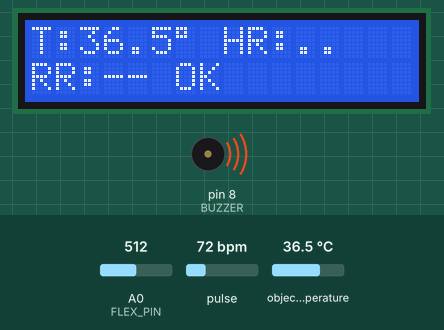
Bench run of a sketch on a simulated Arduino Uno, built with avr-gcc and run on an emulated ATmega328P. On the bench: 16×2 character LCD, buzzer (waves = sounding, pin HIGH). The inputs (shaded band) are chosen by the test bench; at power-on: pulse 72 bpm, object temperature 36.5 °C, A0 (FLEX_PIN) = 512. What the sketch prints to the serial monitor is not drawn.

Above: at 7.6 s.
7.7 s: pulse set to 119 bpm
At 9.3 s:
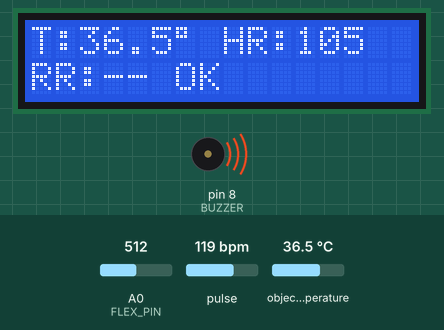
11.0 s: pulse set to 123 bpm
At 12.3 s:
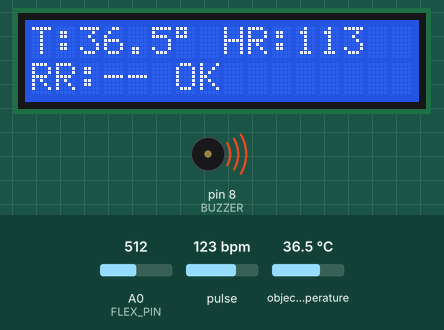
14.0 s: object temperature set to 20 °C
At 15.9 s:
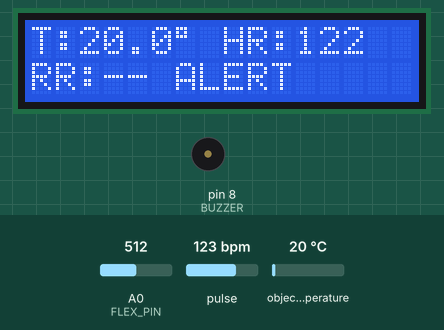
17.0 s: object temperature set to 26 °C
At 18.6 s:
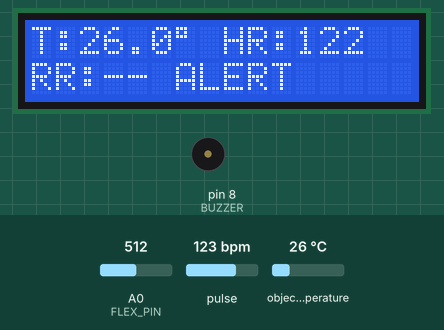
Timing chart, 0 to 20.0 s (numbered marks = the images above; inputs shaded):
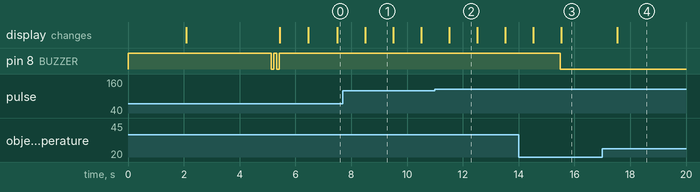

Measured:
- after the input at 7.7 s, the display: changes after 0.81 s (image 1)
- after the input at 11.0 s, the display: changes after 0.52 s (image 2)
- after the input at 17.0 s, the display: changes after 0.53 s (image 4)
- what the display in image 1 shows lasts 1.0 s, from 8.5 s to 9.5 s

The sketch:

vital_monitor.ino
```cpp
/*
 * VitalSync - Vital Sign Monitor Firmware
 *
 * Reads temperature (MLX90614), heart rate (MAX30102), and respiration rate
 * (flex sensor) from non-invasive sensors. Displays on LCD, triggers buzzer
 * alerts, and outputs serial data for cloud transmission.
 *
 * Board: Arduino Uno R4 WiFi
 * Baud:  115200
 */

#include <Wire.h>
#include <LiquidCrystal_I2C.h>
#include <Adafruit_MLX90614.h>
#include "MAX30105.h"

// --- Peripherals ---
LiquidCrystal_I2C lcd(0x27, 16, 2);
Adafruit_MLX90614 mlx = Adafruit_MLX90614();
MAX30105 particleSensor;

// --- Pin Definitions ---
#define FLEX_PIN A0
#define BUZZER   8

// --- Heart Rate Detection ---
long prevIR = 0;
long smoothDiff = 0;
bool pulseHigh = false;
unsigned long lastBeatMs = 0;
unsigned long lastValidHRMs = 0;
bool wasFinger = false;

const byte RATE_SIZE = 8;
int rates[RATE_SIZE];
byte rateSpot = 0;
int beatAvg = 0;

// --- Respiration Detection ---
int flexBaseline = 0;
bool inhaling = false;
unsigned long lastBreathMs = 0;
unsigned long breathIntervals[5] = {0, 0, 0, 0, 0};
byte breathIdx = 0;
int respRate = 0;
unsigned long lastValidRRMs = 0;

// --- Timing ---
unsigned long lastReportMs = 0;

// --- Alert Thresholds ---
const float TEMP_HIGH = 37.8;
const float TEMP_LOW  = 30.0;
const int HR_HIGH = 120;
const int HR_LOW  = 50;
const int RR_HIGH = 25;
const int RR_LOW  = 8;

void setup() {
  Serial.begin(115200);
  pinMode(BUZZER, OUTPUT);
  digitalWrite(BUZZER, HIGH); // OFF (low-level trigger)

  delay(2000);
  Serial.println("=== VitalSync Monitor ===");
  Wire.begin();

  // Initialize LCD
  lcd.init();
  lcd.backlight();
  lcd.print("VitalSync");
  lcd.setCursor(0, 1);
  lcd.print("Starting...");

  // Initialize MLX90614 (must be first to set I2C speed before MAX30102)
  if (!mlx.begin()) {
    Serial.println("MLX FAIL");
    lcd.clear();
    lcd.print("MLX FAIL");
    while (1);
  }
  Serial.println("MLX OK");

  // Initialize MAX30102 at standard I2C speed (100 kHz)
  // Using 400 kHz causes MLX90614 to return NaN
  if (!particleSensor.begin(Wire, I2C_SPEED_STANDARD)) {
    Serial.println("MAX FAIL");
    lcd.clear();
    lcd.print("MAX FAIL");
    while (1);
  }
  // Low LED power (0x06) prevents ADC saturation at 262143
  particleSensor.setup(0x06, 8, 2, 100, 411, 4096);
  particleSensor.setPulseAmplitudeRed(0x06);
  particleSensor.setPulseAmplitudeIR(0x06);
  particleSensor.setPulseAmplitudeGreen(0);
  Serial.println("MAX OK");

  // Warm up MAX30102 (stabilize IR readings)
  for (int i = 0; i < 100; i++) {
    prevIR = particleSensor.getIR();
    delay(10);
  }

  // Calibrate flex sensor baseline (keep sensor flat during this phase)
  long sum = 0;
  for (int i = 0; i < 50; i++) {
    sum += analogRead(FLEX_PIN);
    delay(20);
  }
  flexBaseline = sum / 50;
  Serial.print("Flex baseline: ");
  Serial.println(flexBaseline);

  // Buzzer self-test (two short beeps)
  digitalWrite(BUZZER, LOW);
  delay(100);
  digitalWrite(BUZZER, HIGH);
  delay(100);
  digitalWrite(BUZZER, LOW);
  delay(100);
  digitalWrite(BUZZER, HIGH);
  Serial.println("BUZZER OK");

  lcd.clear();
  lcd.print("Ready!");
  delay(1000);
  lcd.clear();
}

// Reset heart rate buffer when finger is removed and replaced
void resetHR() {
  beatAvg = 0;
  rateSpot = 0;
  lastBeatMs = 0;
  lastValidHRMs = 0;
  smoothDiff = 0;
  pulseHigh = false;
  for (byte i = 0; i < RATE_SIZE; i++) rates[i] = 0;
}

void loop() {
  // --------------------------------------------------
  // Heart Rate: polled every iteration (no delay)
  // Uses derivative-based beat detection to handle
  // IR baseline drift that breaks library detection
  // --------------------------------------------------
  long irValue = particleSensor.getIR();
  long diff = irValue - prevIR;
  prevIR = irValue;
  smoothDiff = (smoothDiff * 3 + diff) / 4; // Exponential moving average

  bool finger = irValue > 10000;

  // Reset buffer on new finger placement
  if (finger && !wasFinger) {
    resetHR();
    for (int i = 0; i < 50; i++) {
      prevIR = particleSensor.getIR();
      delay(10);
    }
  }
  wasFinger = finger;

  if (finger) {
    // Beat onset: smoothed derivative crosses threshold
    if (smoothDiff > 40 && !pulseHigh) {
      pulseHigh = true;
      unsigned long now = millis();
      unsigned long delta = now - lastBeatMs;

      // Reject physiologically impossible intervals
      if (lastBeatMs > 0 && delta > 300 && delta < 1500) {
        int bpm = 60000 / delta;
        if (bpm > 40 && bpm < 200) {
          rates[rateSpot++] = bpm;
          rateSpot %= RATE_SIZE;

          // Compute running average
          long s = 0;
          byte count = 0;
          for (byte i = 0; i < RATE_SIZE; i++) {
            if (rates[i] > 0) { s += rates[i]; count++; }
          }
          if (count > 0) beatAvg = s / count;
          lastValidHRMs = now;
        }
      }
      lastBeatMs = now;
    }
    // Hysteresis: wait for signal to drop before next beat
    if (smoothDiff < -10) pulseHigh = false;
  }

  // Clear HR display if no valid beat for 5 seconds
  if (lastValidHRMs > 0 && millis() - lastValidHRMs > 5000) {
    beatAvg = 0;
  }

  // --------------------------------------------------
  // Respiration: flex sensor with bidirectional detection
  // Uses abs(reading - baseline) to catch bends in either direction
  // --------------------------------------------------
  int flex = analogRead(FLEX_PIN);
  int flexDiff = abs(flex - flexBaseline);

  if (!inhaling && flexDiff > 3) {
    inhaling = true;
    unsigned long now = millis();
    if (lastBreathMs > 0) {
      unsigned long interval = now - lastBreathMs;
      if (interval > 1500 && interval < 15000) {
        breathIntervals[breathIdx++] = interval;
        breathIdx %= 5;

        // Average last 5 breath intervals
        unsigned long total = 0;
        byte n = 0;
        for (byte i = 0; i < 5; i++) {
          if (breathIntervals[i] > 0) { total += breathIntervals[i]; n++; }
        }
        if (n > 0) respRate = 60000UL / (total / n);
        lastValidRRMs = now;
      }
    }
    lastBreathMs = now;
  }
  if (inhaling && flexDiff < 2) inhaling = false;

  // Clear RR if no breath detected for 10 seconds
  if (lastValidRRMs > 0 && millis() - lastValidRRMs > 10000) {
    respRate = 0;
    lastValidRRMs = 0;
  }

  // --------------------------------------------------
  // Report: every 1 second
  // Updates LCD, checks alerts, outputs serial data
  // --------------------------------------------------
  if (millis() - lastReportMs >= 1000) {
    lastReportMs = millis();
    float tempC = mlx.readObjectTempC();

    // Alert evaluation
    bool alert = false;
    if (tempC > TEMP_HIGH || (tempC < TEMP_LOW && tempC > 30)) alert = true;
    if (beatAvg > 0 && (beatAvg > HR_HIGH || beatAvg < HR_LOW)) alert = true;
    if (respRate > 0 && (respRate > RR_HIGH || respRate < RR_LOW)) alert = true;
    digitalWrite(BUZZER, alert ? LOW : HIGH);

    // LCD line 1: temperature and heart rate
    lcd.setCursor(0, 0);
    lcd.print("T:");
    lcd.print(tempC, 1);
    lcd.print((char)223);
    lcd.print(" HR:");
    if (beatAvg > 0) {
      lcd.print(beatAvg);
      lcd.print("  ");
    } else if (finger) {
      lcd.print(".. ");
    } else {
      lcd.print("-- ");
    }

    // LCD line 2: respiration rate and status
    lcd.setCursor(0, 1);
    lcd.print("RR:");
    if (respRate > 0) {
      lcd.print(respRate);
      lcd.print(" ");
    } else {
      lcd.print("-- ");
    }
    lcd.print(alert ? "ALERT " : "OK    ");

    // Serial output (parsed by bridge script)
    Serial.print("T:");
    Serial.print(tempC, 1);
    Serial.print(" HR:");
    Serial.print(beatAvg);
    Serial.print(" RR:");
    Serial.print(respRate);
    Serial.print(" A:");
    Serial.println(alert ? 1 : 0);
  }
}
```
